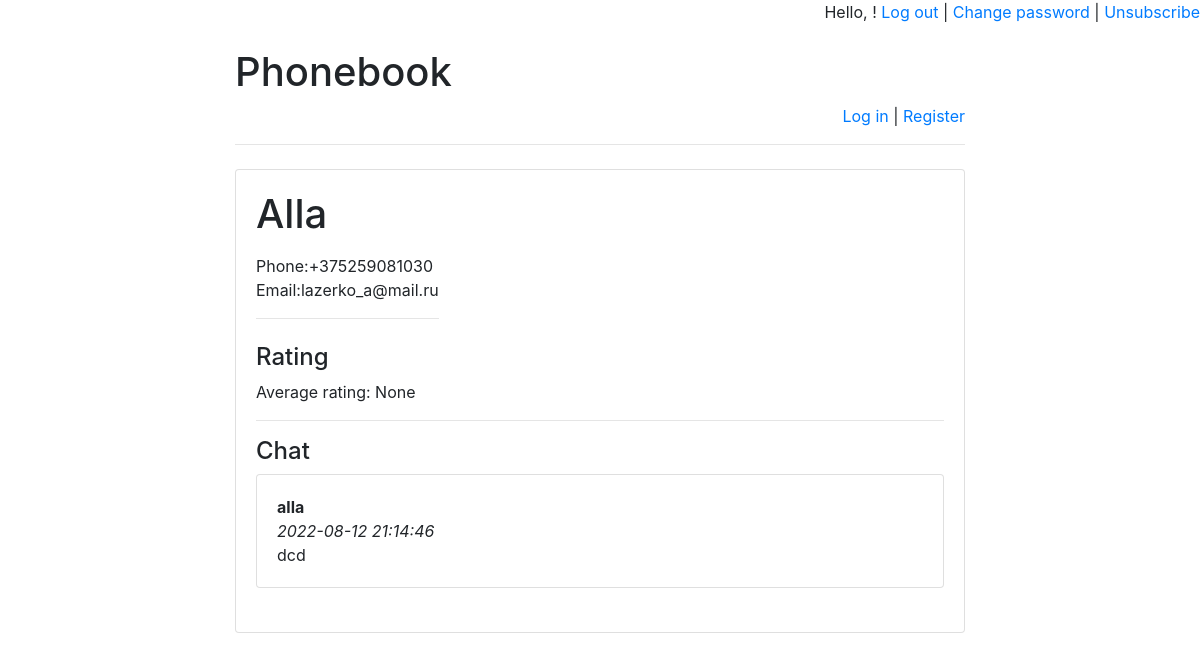
Page /phonebook/1/ on the earlier database version.
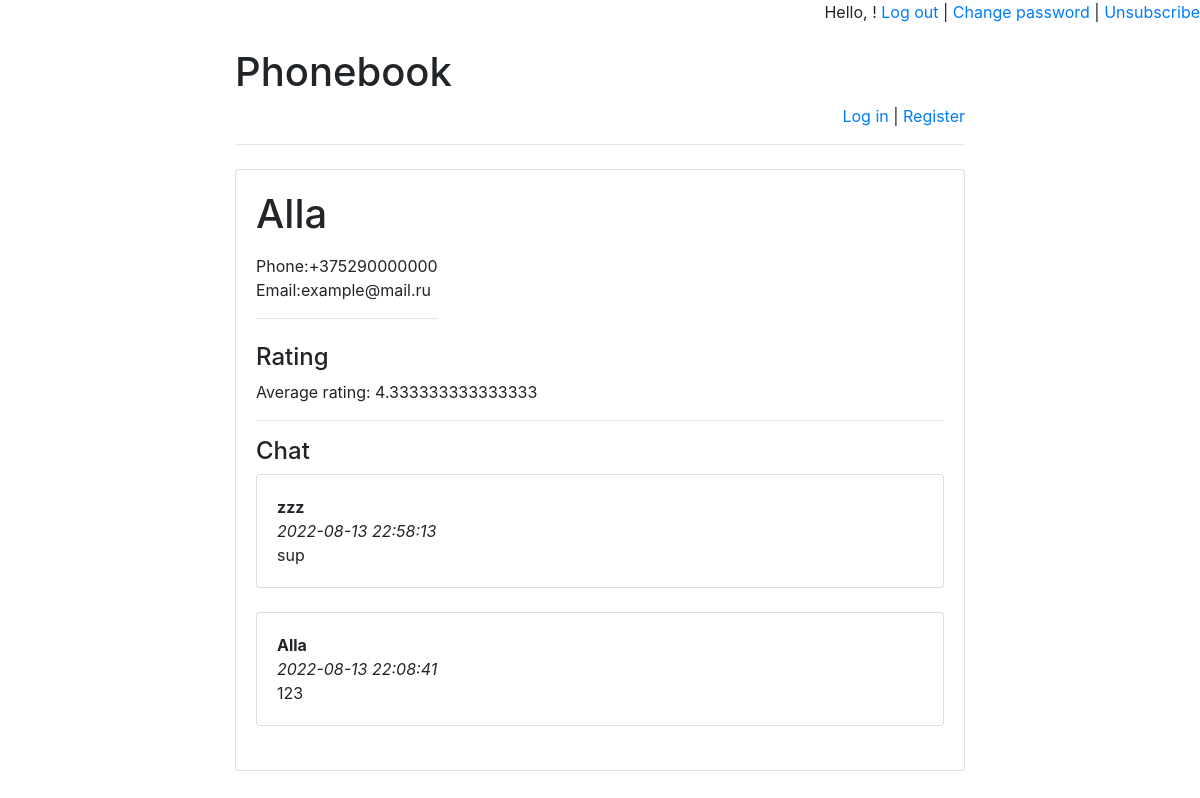
Same page on the later database version.
### phonebook/models.py (models this page shows)
class Detail(models.Model):
    name = models.ForeignKey(Name, on_delete=models.CASCADE)
    phone = models.CharField(max_length=255)
    email = models.CharField(max_length=255)

class Message(models.Model):
    chat = models.ForeignKey(
        Name,
        verbose_name='Чат под именем',
        on_delete=models.CASCADE)
    author = models.ForeignKey(
        User,
        verbose_name='Пользователь', on_delete=models.CASCADE)
    message = models.TextField('Сообщение')
    pub_date = models.DateTimeField(
        'Дата сообщения',
        default=timezone.now)

### phonebook/views.py (the view)
# urls.py: re_path(r'^([0-9]+)/$', views.detail, name='detail'),
def detail(request, id):
    error_message = None
    if "error_message" in request.GET:
        error_message = request.GET["error_message"]
    return render(
        request,
        "details.html",
        {
            "name": get_object_or_404(
                Name, pk=id),
            "error_message": error_message,
            "latest_messages":
                Message.objects
                    .filter(chat_id=id)
                    .order_by('-pub_date')[:5],
            "already_rated_by_user":
                Mark.objects
                    .filter(author_id=request.user.id)
                    .filter(name=id)
                    .count(),
            "user_rating":
                Mark.objects
                    .filter(author_id=request.user.id)
                    .filter(name=id)
                    .aggregate(Avg('mark'))
                ["mark__avg"],
            "avg_mark":
                Mark.objects
                    .filter(name=id)
                    .aggregate(Avg('mark'))
                ["mark__avg"]
        }
    )

### templates/details.html (shortened to what this page needs)
{% extends 'base.html' %}
{% block main %}
<h1>{{ name.person_name }}</h1>
{% for detail in name.detail_set.all %}
    <label for="detail{{ forloop.counter }}">
        <p2>Phone:{{ detail.phone }}</p2> <br>
         <p2>Email:{{ detail.email }}</p2>
    <hr>
    </label><br>
    {% endfor %}
<h4>Rating</h4>
    <p>Average rating:
        <span id="avg_mark_span">
            {{ avg_mark }}
        </span>
    </p>
<hr>
<h4>Chat</h4>
    <div id="history">
    {% for message in latest_messages %}
        <div class="card">
        <div class="card-body">
            <strong>
                {{ message.author.username }}
            </strong>
            <br/>
            <em>
                {{ message.pub_date|date:'Y-m-d H:i:s' }}
            </em>
            <br/>
            {{ message.message }}
        </div>
        </div>
        <br/>
    {% endfor %}
</div>
{% endblock %}

Differences in the rows shown:
removed Message: author.username "alla", pub_date "2022-08-12 21:14:46", message "dcd"
changed Detail: phone "+375259081030" → "+375290000000"; email "lazerko_a@mail.ru" → "example@mail.ru"
added Message: author.username "zzz", pub_date "2022-08-13 22:58:13", message "sup"
added Message: author.username "Alla", pub_date "2022-08-13 22:08:41", message "123"
Other differences:
{{ avg_mark }}: "None" → "4.333333333333333"
